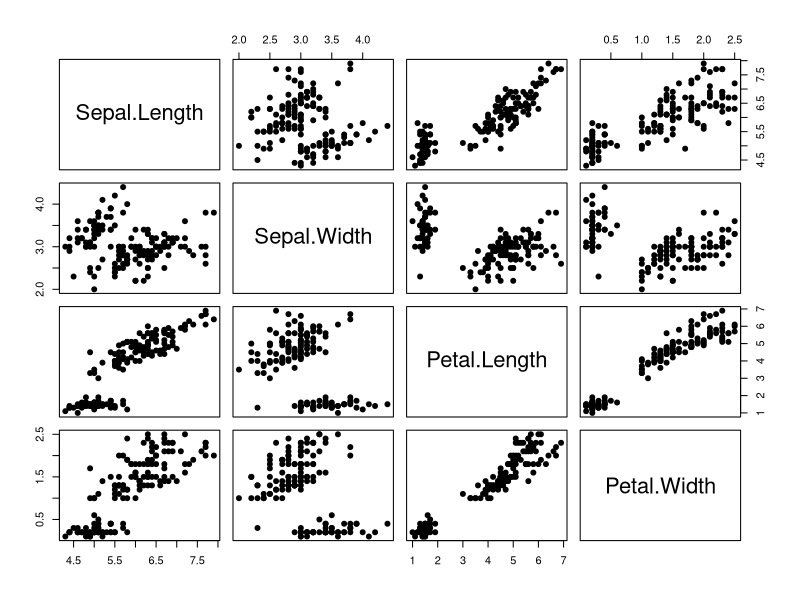
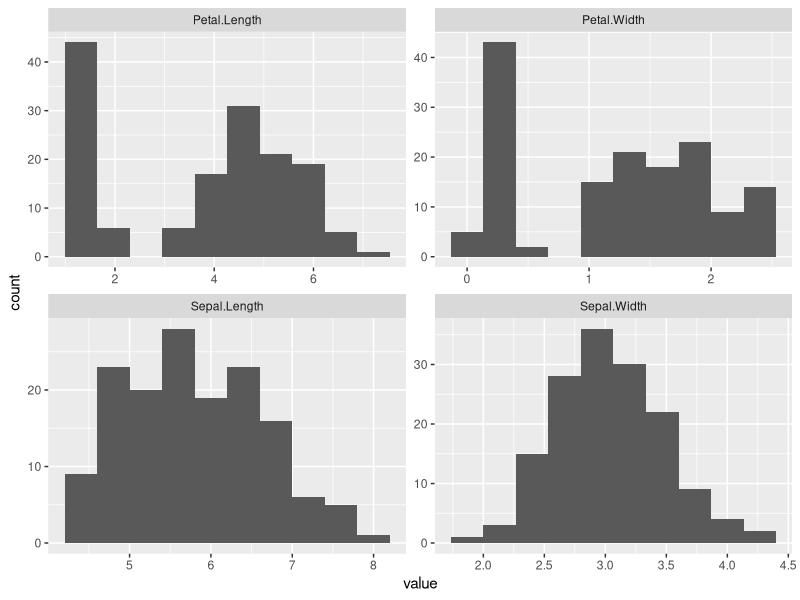

These figures' R source, in order:
# Session 1: R Basics

# Exercise 1: Basic data structures
## A. create a vector of integers from 1 to 2022 and sum the result

a <- seq(1, 2022)
sum(a)

## B. create a 3x3 matrix of i^3 for i=1 to 9 and sum the third row

i <- 1:9
b <- matrix(i^3, nrow=3, byrow=TRUE)
sum(b[3,])

# Exercise 2: Conditionals and loops
## A. Assign a positive numeric value to variable x, and write an 
##    if/else statement that will multiply x by 10 if x is less than 
##    100 or by 3 if x is greater than 100. Assign the value to a new variable.

x <- 20
if(x < 100){
  y <- x * 10
}else{
  y <- x * 3
}

## B. Write a code snippet that prints integers 1 to 25, and prints “fizz” 
##    if the integer is divisible by 3, “buzz” if the integer is divisible by 5, 
##    and “fizzbuzz” if the integer is divisible by both 3 and 5.

for(i in 1:25){
  if((i %% 3) == 0){
    if((i %% 5) == 0){
      print(i)
      print('fizzbuzz')
    }else{
      print(i)
      print('buzz')
    }
  }else if((i %% 5) == 0){
    print(i)
    print('fizz')
  }
}

# Exercise 3: Modifying vectors
## A. Create a vector with 10 even numbers using the seq() function, then 
##    create a new vector with 10 odd numbers by modifying the first vector

evens <- seq(4, 10, 2)
odds <- evens + 1

## B. Use a for-loop to combine your two vectors from part A, and sort the values

all <- c()
for(i in 1:length(evens)){
  all <- c(all, evens[i])
  all <- c(all, odds[i])
}

all_2 <- sort(c(evens, odds))

# Exercise 4: Working with dataframes
## A. Load the iris dataset and convert to a tbl_df

library(tidyverse)
data(iris)
head(iris) # no row names, so we don't need to make a new column
iris <- tibble(iris)

## B. Make a summary of the dataset
?iris # check the help for info -- all columns are numeric
# get descriptive stats summaries for numeric data
summary(iris)

## C. Make a pairwise scatterplot
iris %>% dplyr::select(-Species) %>% pairs(pch=19)

## D. Pivot the data and make faceted histograms
iris_long <- iris %>% pivot_longer(!Species, names_to="variable", values_to="value")
ggplot(data=iris_long, aes(value)) +
  geom_histogram(bins=10) +
  facet_wrap(~variable, scales="free")

